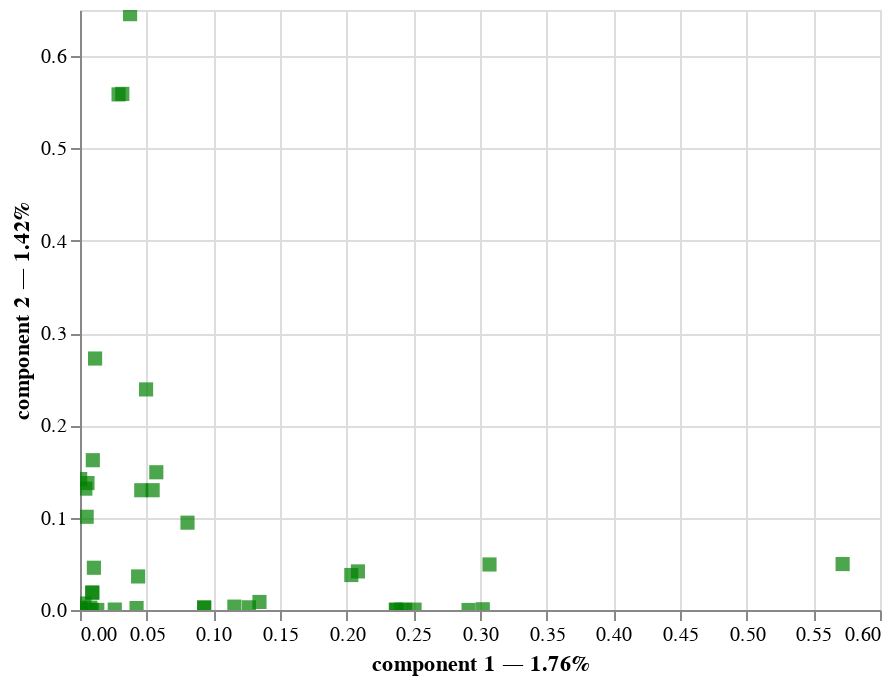

Source (notebook cell):
### Code cell
famd.plot(df.iloc[:5000], 1, 2)

### Figure 1 — Vega-Lite specification as saved in the notebook (floating-point values rounded to 4 significant figures; data arrays with more than 128 entries replaced by an {"elided": "..."} marker saying what was removed)
{"config": {"view": {"continuousWidth": 400, "continuousHeight": 300}}, "layer": [{"mark": {"type": "circle", "size": 50}, "encoding": {"tooltip": [{"field": "index", "type": "quantitative"}, {"field": "component 1", "type": "quantitative"}, {"field": "component 2", "type": "quantitative"}], "x": {"axis": {"title": "component 1 — 1.76%"}, "field": "component 1", "scale": {"zero": false}, "type": "quantitative"}, "y": {"axis": {"title": "component 2 — 1.42%"}, "field": "component 2", "scale": {"zero": false}, "type": "quantitative"}}, "selection": {"selector006": {"type": "interval", "bind": "scales", "encodings": ["x", "y"]}}}, {"data": {"name": "data-228b9ba69d2b4b91e61ebd3dd757ff29"}, "mark": {"type": "square", "color": "green", "size": 50}, "encoding": {"tooltip": [{"field": "variable", "type": "nominal"}], "x": {"field": "component 1", "scale": {"zero": false}, "type": "quantitative"}, "y": {"field": "component 2", "scale": {"zero": false}, "type": "quantitative"}}}], "data": {"name": "data-44d3200bd176bebd7cea91c5fe9164c9"}, "$schema": "https://vega.github.io/schema/vega-lite/v4.17.0.json", "datasets": {"data-44d3200bd176bebd7cea91c5fe9164c9": {"elided": "5000 records"}, "data-228b9ba69d2b4b91e61ebd3dd757ff29": [{"variable": "dur", "component 0": 0.01062, "component 1": 0.01042, "component 2": 0.04577, "component 3": 0.04055, "component 4": 0.1512, "component 5": 6.112e-06, "component 6": 7.11e-05, "component 7": 0.08983, "component 8": 0.2333, "component 9": 0.01376}, {"variable": "spkts", "component 0": 0.02453, "component 1": 0.01131, "component 2": 0.2724, "component 3": 0.1618, "component 4": 0.3293, "component 5": 0.000871, "component 6": 0.003025, "component 7": 0.1037, "component 8": 0.00386, "component 9": 0.002534}, {"variable": "dpkts", "component 0": 0.0428, "component 1": 0.03756, "component 2": 0.6455, "component 3": 0.01837, "component 4": 0.0002956, "component 5": 0.01082, "component 6": 0.0009167, "component 7": 0.1254, "component 8": 0.04384, "component 9": 0.01082}, {"variable": "sbytes", "component 0": 0.006266, "component 1": 0.004009, "component 2": 0.1315, "component 3": 0.1673, "component 4": 0.4017, "component 5": 3.816e-05, "component 6": 0.004576, "component 7": 0.1675, "component 8": 0.004702, "component 9": 0.002013}, {"variable": "dbytes", "component 0": 0.02073, "component 1": 0.02892, "component 2": 0.5586, "component 3": 0.006149, "component 4": 0.01534, "component 5": 0.007254, "component 6": 0.001782, "component 7": 0.2159, "component 8": 0.04927, "component 9": 0.0203}, {"variable": "rate", "component 0": 0.3462, "component 1": 0.007721, "component 2": 0.002532, "component 3": 0.03909, "component 4": 0.001993, "component 5": 0.002946, "component 6": 0.000138, "component 7": 0.01095, "component 8": 0.06832, "component 9": 0.02639}, {"variable": "sttl", "component 0": 0.228, "component 1": 0.0001446, "component 2": 0.1419, "component 3": 0.1649, "component 4": 0.02609, "component 5": 0.005223, "component 6": 9.837e-05, "component 7": 0.1315, "component 8": 0.0466, "component 9": 0.01376}, {"variable": "dttl", "component 0": 0.5378, "component 1": 0.08064, "component 2": 0.09461, "component 3": 0.001183, "component 4": 0.04448, "component 5": 0.0197, "component 6": 0.0004819, "component 7": 0.01878, "component 8": 0.02298, "component 9": 0.01323}, {"variable": "sload", "component 0": 0.1151, "component 1": 0.04243, "component 2": 0.002124, "component 3": 0.05907, "component 4": 0.001967, "component 5": 0.003222, "component 6": 0.0002092, "component 7": 0.002566, "component 8": 0.0794, "component 9": 0.02219}, {"variable": "dload", "component 0": 0.048, "component 1": 0.005, "component 2": 0.101, "component 3": 0.01385, "component 4": 0.09829, "component 5": 0.003162, "component 6": 0.0004786, "component 7": 0.03917, "component 8": 0.04614, "component 9": 0.06482}, {"variable": "sloss", "component 0": 0.01085, "component 1": 0.005604, "component 2": 0.1375, "component 3": 0.162, "component 4": 0.3967, "component 5": 4.442e-06, "component 6": 0.004478, "component 7": 0.1704, "component 8": 0.004138, "component 9": 0.003354}, {"variable": "dloss", "component 0": 0.02843, "component 1": 0.03173, "component 2": 0.5591, "component 3": 0.004957, "component 4": 0.01591, "component 5": 0.0102, "component 6": 0.001851, "component 7": 0.2055, "component 8": 0.04599, "component 9": 0.01618}, {"variable": "sinpkt", "component 0": 0.0001541, "component 1": 0.2035, "component 2": 0.03789, "component 3": 0.4672, "component 4": 0.1643, "component 5": 0.05133, "component 6": 0.001784, "component 7": 0.00518, "component 8": 0.005422, "component 9": 0.004377}, {"variable": "dinpkt", "component 0": 0.008117, "component 1": 2.903e-07, "component 2": 0.002357, "component 3": 0.008794, "component 4": 0.02364, "component 5": 0.007137, "component 6": 0.0002112, "component 7": 0.01905, "component 8": 0.004689, "component 9": 0.04065}, {"variable": "sjit", "component 0": 0.01507, "component 1": 0.003336, "component 2": 0.007089, "component 3": 0.002309, "component 4": 0.02113, "component 5": 0.006579, "component 6": 0.0001467, "component 7": 0.03273, "component 8": 0.004806, "component 9": 0.03171}, {"variable": "djit", "component 0": 0.02853, "component 1": 0.009041, "component 2": 0.0001112, "component 3": 0.007899, "component 4": 0.004432, "component 5": 0.0001681, "component 6": 6.471e-09, "component 7": 0.02377, "component 8": 0.00808, "component 9": 0.01308}, {"variable": "swin", "component 0": 0.7765, "component 1": 0.1158, "component 2": 0.003652, "component 3": 0.002792, "component 4": 0.0004641, "component 5": 0.003044, "component 6": 1.545e-05, "component 7": 0.0009522, "component 8": 0.008323, "component 9": 0.04082}, {"variable": "stcpb", "component 0": 0.521, "component 1": 0.09312, "component 2": 0.002573, "component 3": 0.004455, "component 4": 7.112e-08, "component 5": 0.002612, "component 6": 2.933e-05, "component 7": 0.000341, "component 8": 0.0004195, "component 9": 0.03036}, {"variable": "dtcpb", "component 0": 0.5203, "component 1": 0.09313, "component 2": 0.002801, "component 3": 0.004474, "component 4": 9.551e-07, "component 5": 0.002864, "component 6": 2.952e-05, "component 7": 0.0002524, "component 8": 0.0003822, "component 9": 0.02968}, {"variable": "dwin", "component 0": 0.7931, "component 1": 0.1267, "component 2": 0.002925, "component 3": 0.005663, "component 4": 5.727e-07, "component 5": 0.002697, "component 6": 2.993e-05, "component 7": 0.0003291, "component 8": 0.0004357, "component 9": 0.03343}, {"variable": "tcprtt", "component 0": 0.2961, "component 1": 0.05723, "component 2": 0.1492, "component 3": 0.004374, "component 4": 0.08592, "component 5": 0.04048, "component 6": 0.0009154, "component 7": 0.05071, "component 8": 0.05887, "component 9": 0.08423}, {"variable": "synack", "component 0": 0.2346, "component 1": 0.04594, "component 2": 0.1298, "component 3": 0.003869, "component 4": 0.07366, "component 5": 0.03645, "component 6": 0.0008085, "component 7": 0.04347, "component 8": 0.05083, "component 9": 0.07991}, {"variable": "ackdat", "component 0": 0.2858, "component 1": 0.05447, "component 2": 0.1298, "component 3": 0.003728, "component 4": 0.07598, "component 5": 0.03376, "component 6": 0.0007816, "component 7": 0.04484, "component 8": 0.05163, "component 9": 0.06579}, {"variable": "smean", "component 0": 0.04172, "component 1": 0.0006634, "component 2": 0.0004546, "component 3": 0.08541, "component 4": 0.06847, "component 5": 0.00742, "component 6": 0.001084, "component 7": 0.05283, "component 8": 0.009896, "component 9": 0.006342}, {"variable": "dmean", "component 0": 0.2062, "component 1": 0.04955, "component 2": 0.239, "component 3": 0.01422, "component 4": 0.1047, "component 5": 7.036e-06, "component 6": 0.0008477, "component 7": 0.001016, "component 8": 0.01163, "component 9": 0.01267}, {"variable": "trans_depth", "component 0": 0.02855, "component 1": 0.01294, "component 2": 8.761e-05, "component 3": 0.001181, "component 4": 0.001231, "component 5": 0.01565, "component 6": 1.836e-05, "component 7": 0.007924, "component 8": 0.001838, "component 9": 0.001132}, {"variable": "response_body_len", "component 0": 0.004899, "component 1": 0.009606, "component 2": 0.1623, "component 3": 0.001599, "component 4": 0.005256, "component 5": 0.001077, "component 6": 0.0005927, "component 7": 0.09205, "component 8": 0.02411, "component 9": 0.01419}, {"variable": "ct_srv_src", "component 0": 0.5886, "component 1": 0.2439, "component 2": 0.0002068, "component 3": 0.008637, "component 4": 0.005296, "component 5": 0.006427, "component 6": 0.0002001, "component 7": 0.001582, "component 8": 0.00106, "component 9": 0.01299}, {"variable": "ct_state_ttl", "component 0": 0.3029, "component 1": 0.04359, "component 2": 0.03634, "component 3": 0.05447, "component 4": 0.11, "component 5": 0.007454, "component 6": 0.0001015, "component 7": 0.2324, "component 8": 0.00563, "component 9": 0.007313}, {"variable": "ct_dst_ltm", "component 0": 0.5192, "component 1": 0.3021, "component 2": 0.0007925, "component 3": 0.02372, "component 4": 0.01068, "component 5": 0.00403, "component 6": 0.0003753, "component 7": 0.0003283, "component 8": 0.005048, "component 9": 0.008983}, {"variable": "ct_src_dport_ltm", "component 0": 0.5644, "component 1": 0.2914, "component 2": 1.012e-06, "component 3": 0.02049, "component 4": 0.01534, "component 5": 0.007366, "component 6": 0.0005019, "component 7": 0.001396, "component 8": 3.484e-06, "component 9": 0.007543}, {"variable": "ct_dst_sport_ltm", "component 0": 0.5811, "component 1": 0.2373, "component 2": 3.346e-05, "component 3": 0.01592, "component 4": 0.01376, "component 5": 0.005343, "component 6": 0.0003721, "component 7": 0.001944, "component 8": 0.0001381, "component 9": 0.003921}, {"variable": "ct_dst_src_ltm", "component 0": 0.6031, "component 1": 0.2369, "component 2": 0.000444, "component 3": 0.007266, "component 4": 0.01544, "component 5": 0.004899, "component 6": 0.0002543, "component 7": 0.006285, "component 8": 0.0002603, "component 9": 0.01195}, {"variable": "is_ftp_login", "component 0": 0.01657, "component 1": 0.009214, "component 2": 0.01887, "component 3": 0.05079, "component 4": 0.05661, "component 5": 0.7556, "component 6": 0.00208, "component 7": 0.004388, "component 8": 0.001416, "component 9": 1.44e-05}, {"variable": "ct_ftp_cmd", "component 0": 0.01654, "component 1": 0.009206, "component 2": 0.01883, "component 3": 0.05079, "component 4": 0.05654, "component 5": 0.7555, "component 6": 0.00208, "component 7": 0.004367, "component 8": 0.001409, "component 9": 1.485e-05}, {"variable": "ct_flw_http_mthd", "component 0": 0.05007, "component 1": 0.0261, "component 2": 0.0004947, "component 3": 0.003344, "component 4": 0.0009311, "component 5": 0.02814, "component 6": 4.574e-05, "component 7": 0.01884, "component 8": 0.002114, "component 9": 0.004586}, {"variable": "ct_src_ltm", "component 0": 0.4902, "component 1": 0.2509, "component 2": 0.0004075, "component 3": 0.01498, "component 4": 0.007031, "component 5": 0.0026, "component 6": 0.0002167, "component 7": 0.0005581, "component 8": 0.00229, "component 9": 0.01321}, {"variable": "ct_srv_dst", "component 0": 0.6031, "component 1": 0.2409, "component 2": 0.0004181, "component 3": 0.009547, "component 4": 0.005063, "component 5": 0.005574, "component 6": 0.0001925, "component 7": 0.001181, "component 8": 0.001041, "component 9": 0.01217}, {"variable": "is_sm_ips_ports", "component 0": 0.0004377, "component 1": 0.2085, "component 2": 0.04181, "component 3": 0.4887, "component 4": 0.1502, "component 5": 0.04946, "component 6": 0.001764, "component 7": 0.001697, "component 8": 0.01283, "component 9": 0.008515}, {"variable": "proto", "component 0": 0.8211, "component 1": 0.572, "component 2": 0.04979, "component 3": 0.6223, "component 4": 0.2105, "component 5": 0.07057, "component 6": 0.9884, "component 7": 0.1243, "component 8": 0.4842, "component 9": 0.2017}, {"variable": "service", "component 0": 0.646, "component 1": 0.3071, "component 2": 0.04932, "component 3": 0.1122, "component 4": 0.1465, "component 5": 0.7102, "component 6": 0.003468, "component 7": 0.1942, "component 8": 0.04758, "component 9": 0.1423}, {"variable": "state", "component 0": 0.8108, "component 1": 0.1346, "component 2": 0.00872, "component 3": 0.04109, "component 4": 0.05854, "component 5": 0.009011, "component 6": 0.9849, "component 7": 0.2592, "component 8": 0.4044, "component 9": 0.6419}]}}
